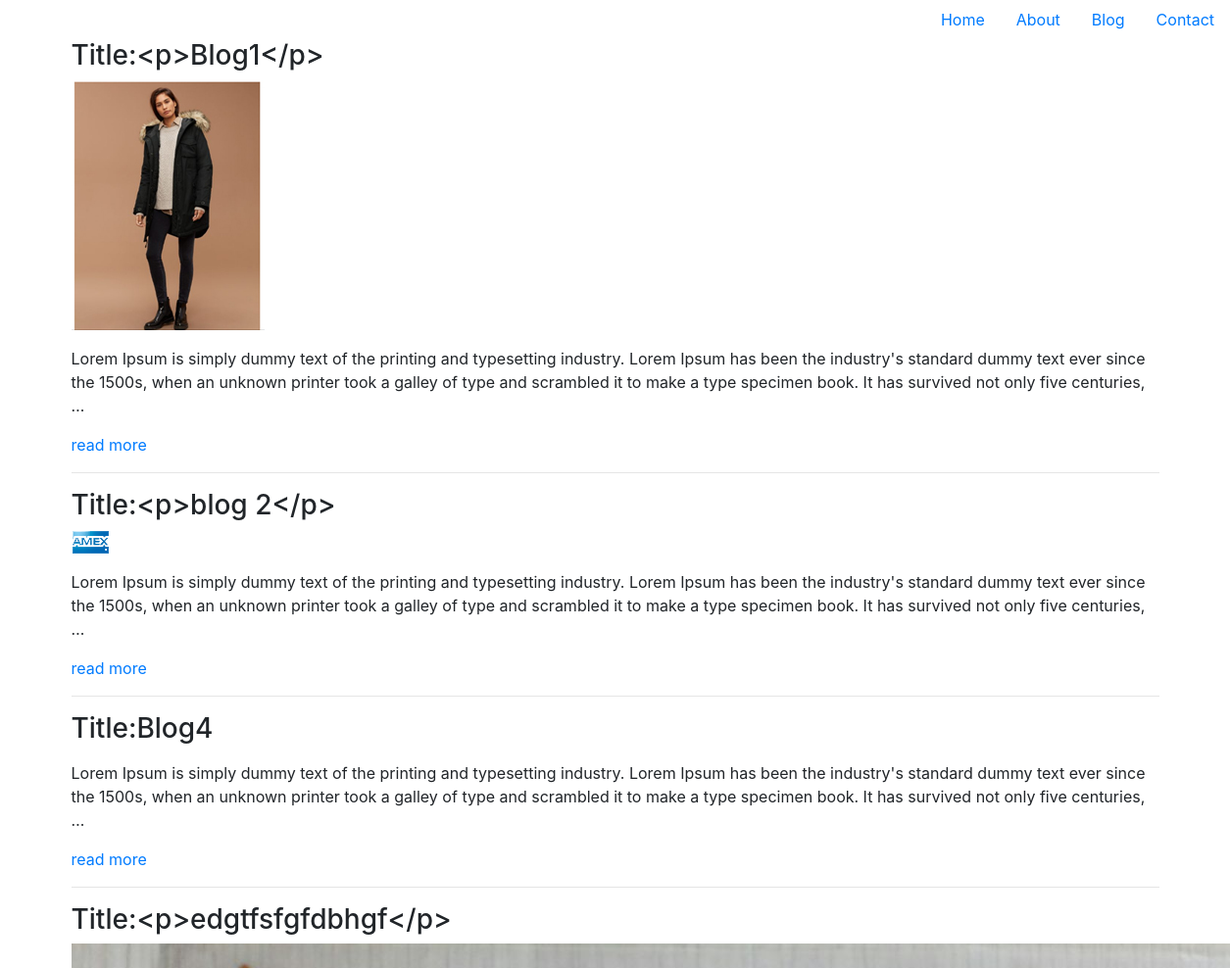
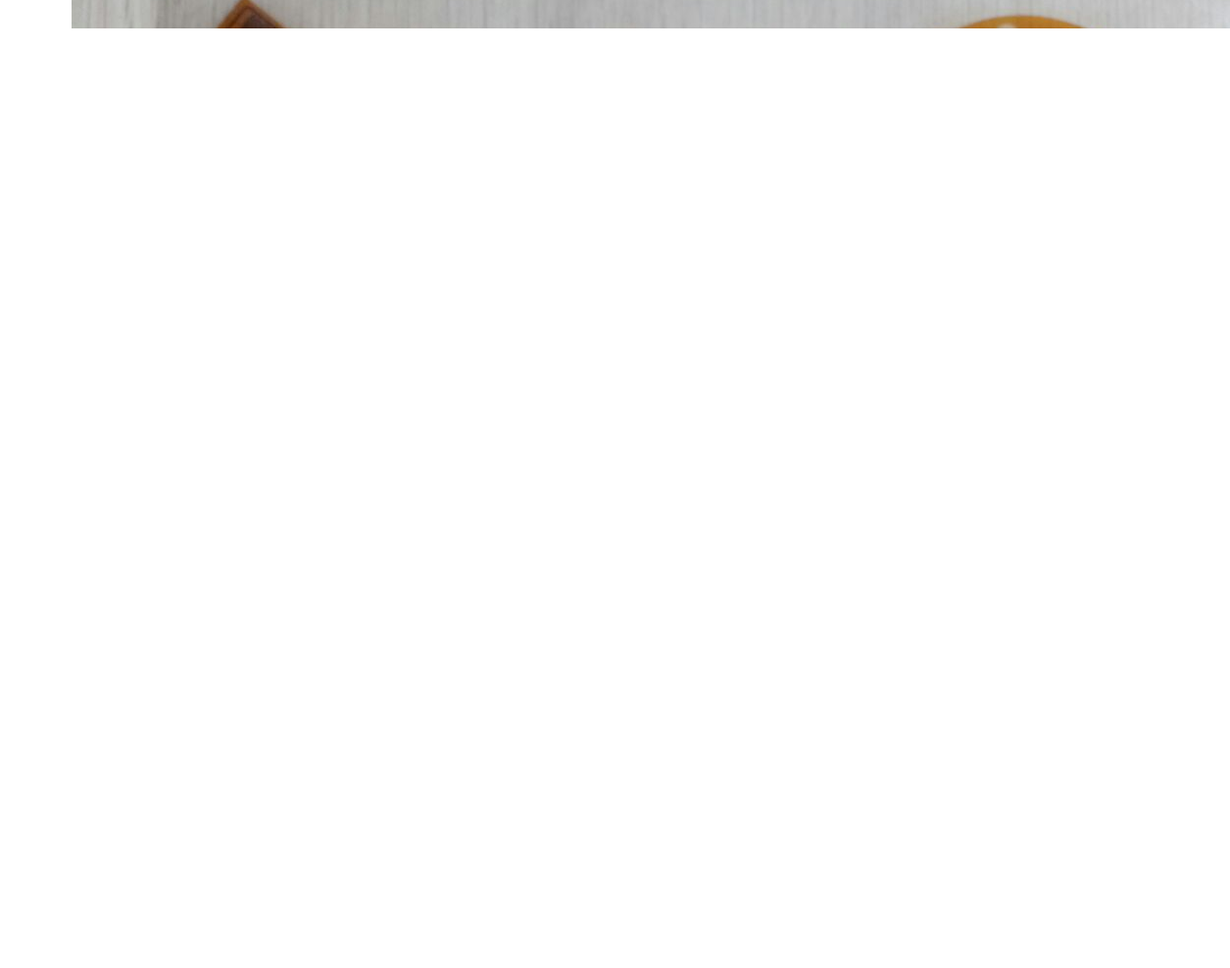
Page /fetch/ on the committed database (2 pictures, top to bottom).
### blog/models.py (models this page shows, shortened)
class Blog(models.Model):
    title       =RichTextField(blank=True, null=True)
    description = RichTextField(blank=True, null=True)
    image = models.ImageField(upload_to='profile_image', blank=True)

### blog/views.py (the view)
# urls.py: path('fetch/',blog_fetch_view),
def blog_fetch_view(request):
   posts = Blog.objects.all()
   args = {
        'posts':posts
     }
   return render(request,"blog/blog_fetch.html",args)

### blog/templates/blog/blog_fetch.html (shortened to what this page needs)
{% extends 'base.html' %}
{% block content  %}
{% for post in posts %}
<h3>Title:{{ post.title }}</h1>
{% if post.image %}
    <img src="{{ post.image.url}}">
{% endif %}
 <p>{{ post.description|safe|truncatewords:"50"|linebreaks }}</p>
  <a href="#">read more</a>
<hr />
{% endfor %}
{% endblock%}

### blog/templates/base.html (shortened to what this page needs)
<html>
<head>
<link rel="stylesheet" href="https://stackpath.bootstrapcdn.com/bootstrap/4.3.1/css/bootstrap.min.css"></head>
<body>
{% include 'menu.html' %}
<div class="container">
<div class="row">
    <div class="col">
{% block content %}{% endblock %}
</div>
</div>
</div>
</body>
</html>

### blog/templates/menu.html
<ul class="nav justify-content-end">
  <li class="nav-item">
    <a class="nav-link active" href="http://localhost:8000/">Home</a>
  </li>
  <li class="nav-item">
    <a class="nav-link" href="http://localhost:8000/about">About</a>
  </li>
  <li class="nav-item">
    <a class="nav-link" href="http://localhost:8000/fetch/">Blog</a>
  </li>
  <li class="nav-item">
    <a class="nav-link" href="http://localhost:8000/contact/">Contact</a>
  </li>
</ul>

### rows in the picture
Blog: title "<p>Blog1</p>", image (picture), description "Lorem Ipsum is simply dummy text of the printing and typesetting industry. Lorem Ipsum has been the industry's standard dummy text ever since the 1500s, when an unknown printer took a galley of type and scrambled it to make a type specimen book. It has survived not only five centuries, …"
Blog: title "<p>blog 2</p>", image (picture), description "Lorem Ipsum is simply dummy text of the printing and typesetting industry. Lorem Ipsum has been the industry's standard dummy text ever since the 1500s, when an unknown printer took a galley of type and scrambled it to make a type specimen book. It has survived not only five centuries, …"
Blog: title "Blog4", description "Lorem Ipsum is simply dummy text of the printing and typesetting industry. Lorem Ipsum has been the industry's standard dummy text ever since the 1500s, when an unknown printer took a galley of type and scrambled it to make a type specimen book. It has survived not only five centuries, …"
Blog: title "<p>edgtfsfgfdbhgf</p>", image (picture)
